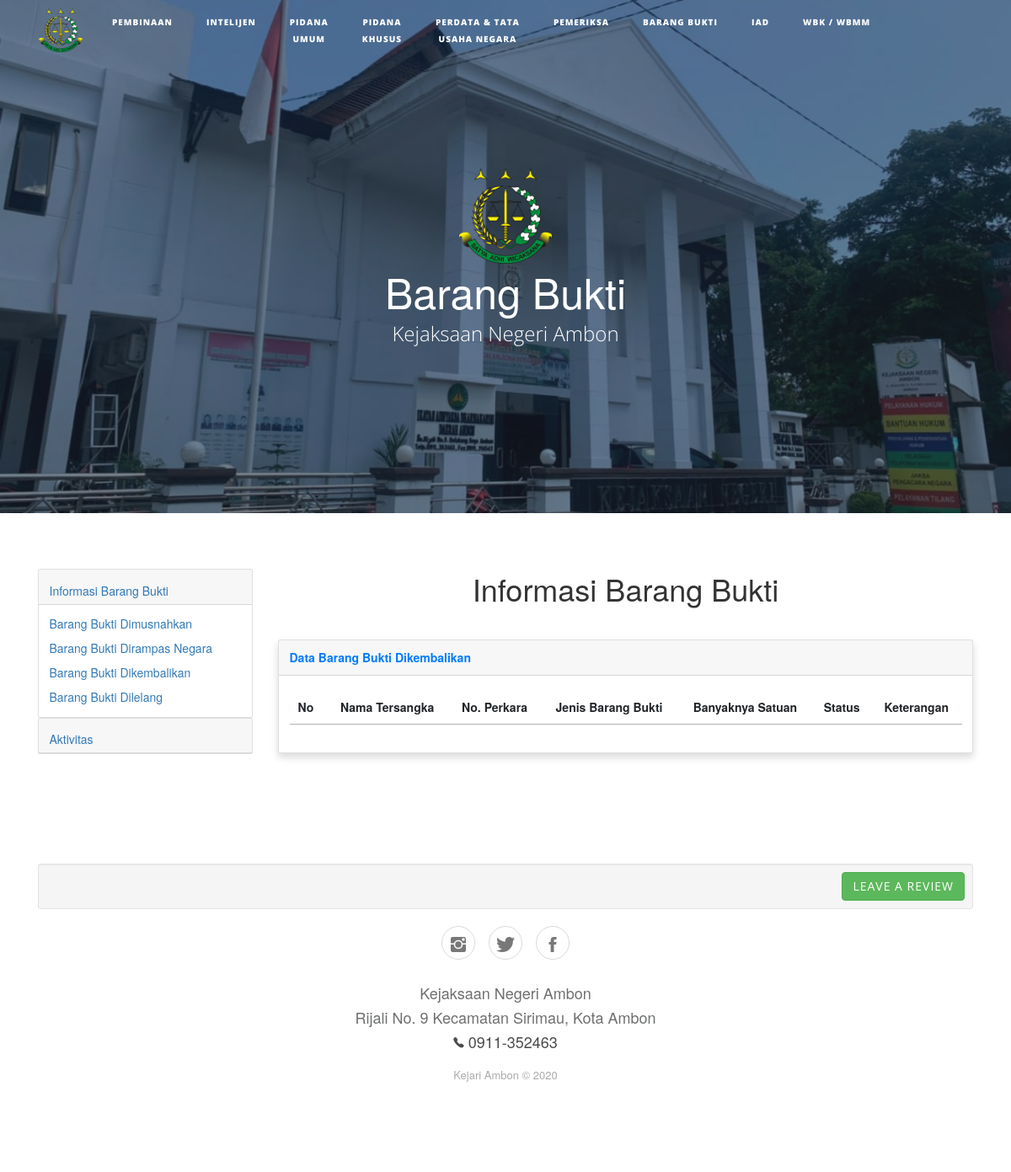
Page /index.php/barangbukti/kembali on the earlier database version.
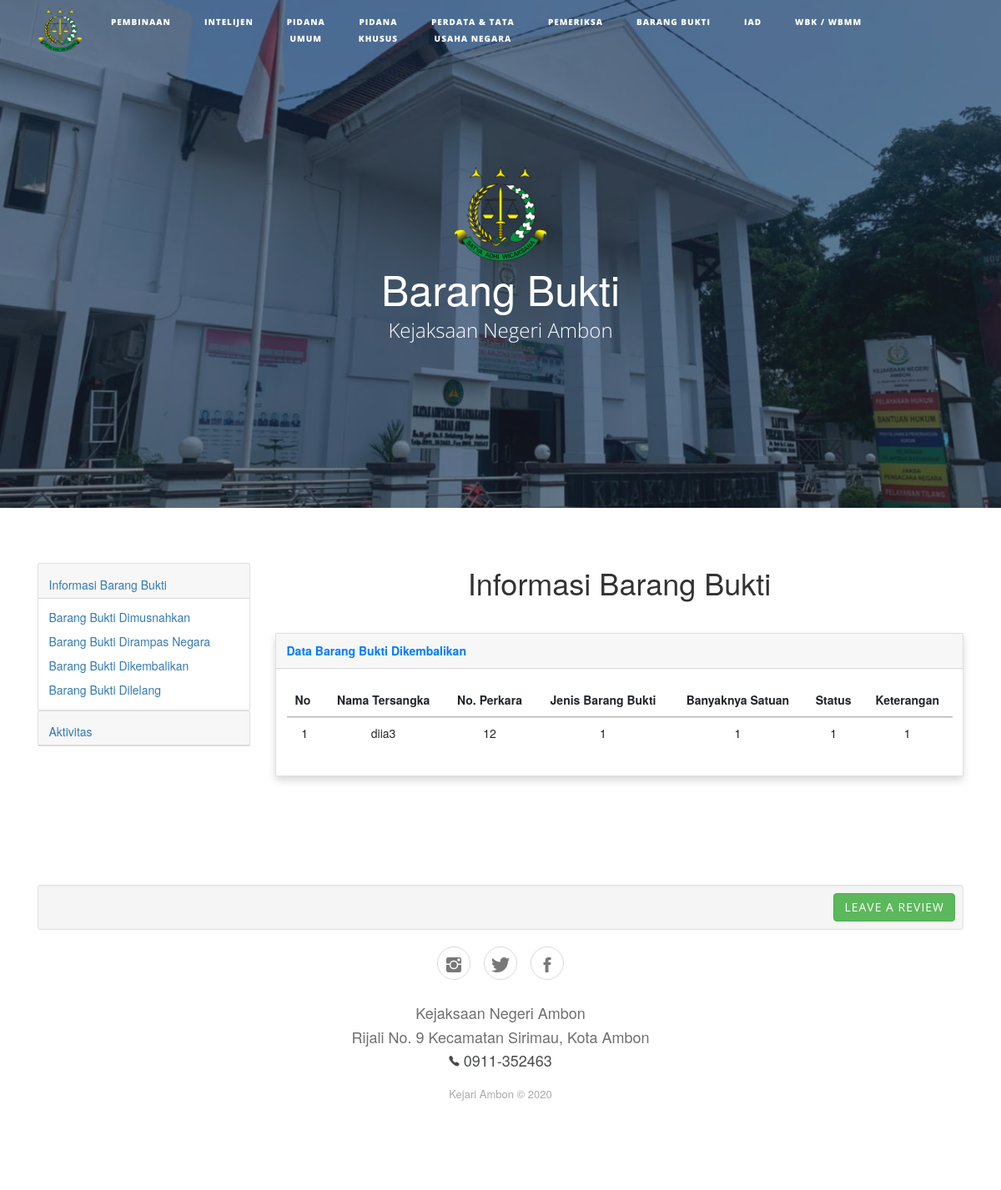
Same page on the later database version.
### tables this page shows
CREATE TABLE `barang_bukti` (
  `id_bb` int(11) NOT NULL,
  `tersangka` varchar(50) NOT NULL,
  `no_perkara` varchar(50) NOT NULL,
  `jenis` varchar(50) NOT NULL,
  `jumlah` int(255) NOT NULL,
  `status` varchar(50) NOT NULL,
  `keterangan` varchar(255) NOT NULL,
  `kategori` varchar(255) NOT NULL
);

### application/controllers/Barangbukti.php (called while the page is built, shortened)
<?php
class Barangbukti extends CI_Controller {
	public function kembali()
	{$this->db->select('*');
		$this->db->from('barang_bukti');
		$this->db->where("kategori","kembali");
		$query3=$this->db->get();
		$data3['kembali'] = $query3->result_array();
		$this->load->view('/user/_bb3.php',$data3);
	}
}

### index.php (called while the page is built, shortened)
<?php
require_once BASEPATH.'core/CodeIgniter.php';

### application/views/user/_bb3.php (the view, shortened to what the changed rows need)
<?php
  include 'header.php' ?>
<header class="masthead" style="background-image:url('<?= base_url('assets'); ?>/img/home.jpeg');">
    <div class="container">
        <div class="row">
            <div class="col-md-10 col-lg-8 mx-auto">
                <div class="site-heading">
                    <h1 style="font-size: 50px;">Barang Bukti</h1><span class="subheading">Kejaksaan Negeri Ambon</span>
                </div>
            </div>
        </div>
    </div>
</header>
<div class="container">
    <div class="row">
        <div class="col col-md-6 col-lg-9">
            <h1 style="text-align: center; margin-bottom: 40px;">Informasi Barang Bukti</h1>
            <div class="card shadow" style="margin-top: 10px;">
                <div class="card-body">
                    <div class="table-responsive table mt-2" id="dataTable" role="grid" aria-describedby="dataTable_info">
                        <table class="table dataTable my-0" id="myTable">
                            <thead>
                                <tr>
                                    <th>No</th>
                                    <th>
                                        <center>Nama Tersangka</center>
                                    </th>
                                    <th>
                                        <center>No. Perkara</center>
                                    </th>
                                    <th>
                                        <center>Jenis Barang Bukti</center>
                                    </th>
                                    <th>
                                        <center>Banyaknya Satuan</center>
                                    </th>
                                    <th>
                                        <center>Status</center>
                                    </th>
                                    <th>
                                        <center>Keterangan</center>
                                    </th>
                                </tr>
                            </thead>
                            <tbody>
                            <?php $i = 1; ?>
                                <?php foreach ($kembali as $data) : ?>
                                    <tr>
                                        <td>
                                            <center><?= $i; ?></center>
                                        </td>
                                        <td>
                                            <center><?= $data['tersangka']; ?></center>
                                        </td>
                                        <td>
                                            <center><?= $data['no_perkara']; ?></center>
                                        </td>
                                        <td>
                                            <center><?= $data['jenis']; ?></center>
                                        </td>
                                        <td>
                                            <center><?= $data['jumlah']; ?></center>
                                        </td>
                                        <td>
                                            <center><?= $data['status']; ?></center>
                                        </td>
                                         <td>
                                            <center><?= $data['keterangan']; ?></center>
                                        </td>
                                    </tr>
                                    <?php $i++; ?>
                                <?php endforeach; ?>
                            </tbody>
                        </table>
                    </div>
                </div>
            </div>
        </div>
    </div>
</div>
<?php
  include 'footer.php' ?>

Differences in the rows shown:
added barang_bukti: tersangka "diia3", no_perkara "12", jenis "1", jumlah "1", status "1", keterangan "1"
